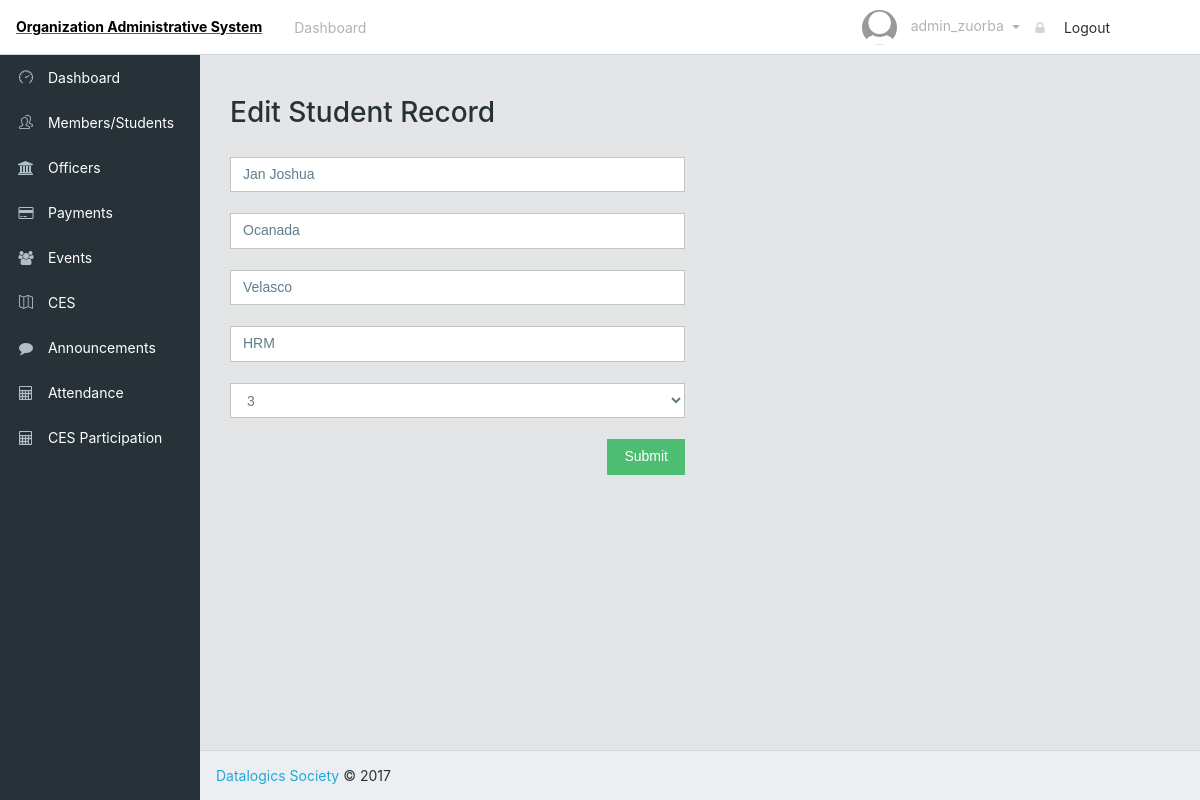
Screenshot of /editStudent.php?eid=13105125 (signed in) with the database file from the repository.
### tables this page shows
CREATE TABLE `student` (
  `student_id` varchar(16) NOT NULL,
  `first_name` varchar(64) NOT NULL,
  `middle_name` varchar(16) DEFAULT 'None',
  `last_name` varchar(32) NOT NULL,
  `program` varchar(32) NOT NULL,
  `standing_year` int(11) NOT NULL
);

### editStudent.php (the view, shortened to what this page needs)
<?php
	include("sql_connect.php");
	$result = mysqli_query($mysqli, "SELECT * FROM STUDENT WHERE student_id = ".$_GET['eid']);
	$data = mysqli_fetch_row($result);
?>
<!DOCTYPE html>
<html lang="en">
<head>
    <link href="css/font-awesome.min.css" rel="stylesheet">
    <link href="css/simple-line-icons.css" rel="stylesheet">
    <link href="css/style.css" rel="stylesheet">
</head>
<body class="app header-fixed sidebar-fixed aside-menu-fixed aside-menu-hidden">
    <header class="app-header navbar">
        <a href="#"><span class = "top">Organization Administrative System</span></a>
        <ul class="nav navbar-nav hidden-md-down">
			<li class="nav-item px-1">
				<a class = "nav-link" href = "admin.php"> Dashboard </a>
			</li>
        </ul>
		<ul class="nav navbar-nav ml-auto">
                <span class = "nav-link dropdown-toggle" data-toggle="dropdown" role="button">
                    <img src="img/profile/default.png" class="img-avatar">
                    <span class="hidden-md-down">
						<?php
							echo "$_SESSION[username]";
						?>
					</span>
                </span>
                <li>
                    <a class="dropdown-item" href="logOut.php"><i class="fa fa-lock"></i> Logout</a>
                </li>
        </ul>
    </header>
    <div class="app-body">
        <?php require("sidebar.php");?>
        <main class="main">
            <br><br>
            <div class="container-fluid">
                <div class="animated fadeIn">
                    <div class="row">
                        <div class='col-sm-6 col-sm-offset-1'>
                    		<div class="panel panel-primary">
								<div class="panel-heading">
									<h3 class="panel-title">Edit Student Record</h3>
								</div>
							</div>
                            <form method="POST" action="updateStudent.php">
                                <input type="text" value="<?php echo $data[0]; ?>" name="student_id" placeholder="Student ID" class="form-control" hidden><br>
                                <input type="text" value="<?php echo $data[1]; ?>" name="first_name" placeholder="First Name" class="form-control"><br>
                                <input type="text" value="<?php echo $data[2]; ?>" name="middle_name" placeholder="Middle Name" class="form-control"><br>
                                <input type="text" value="<?php echo $data[3]; ?>" name="last_name" placeholder="Last Name" class="form-control" ><br>
                                <input type="text" value="<?php echo $data[4]; ?>" name="program"  placeholder="Course" class="form-control"><br>
                                <select class="form-control" name="standing_year" required>
                                    <option value = "3" <?php if($data[5] == "3"){ echo "selected"; }?>>3</option>
                                </select>
                                <br>
                                <button class="btn btn-success pull-right">Submit</button>
                            </form>
                        </div>
                    </div>
                </div>
            </div>
        </main>
    </div>
    <footer class="app-footer">
        <a href="#">Datalogics Society</a> © 2017
    </footer>
</body>
</html>

### editStudent.php (style rules this page uses)
.top { display: block; padding: 16px; font-weight: bold; color: black; }

### rows the page displays
student: first_name "Jan Joshua", middle_name "Ocanada", last_name "Velasco", program "HRM", standing_year "3"

### other values shown
$_SESSION[username] "admin_zuorba"
